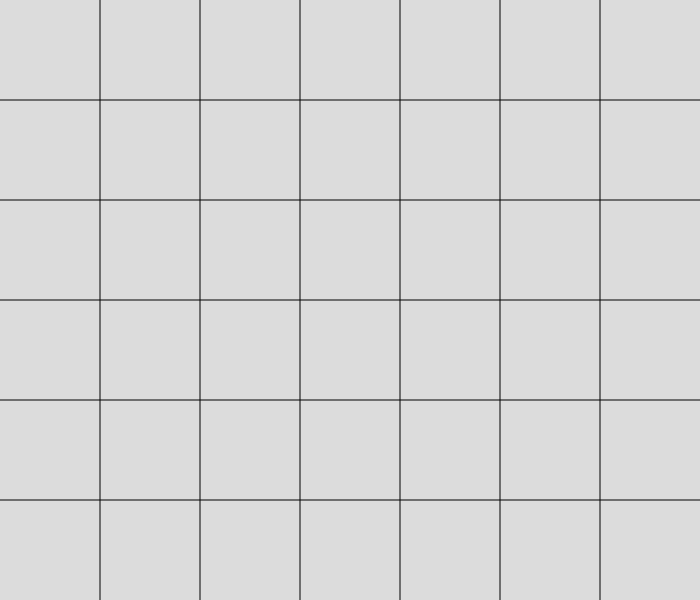
Frame 1 (no input)
Frame 60 (no input): identical to frame 1, image omitted
Frame 120 (the mouse pressed at the canvas centre since frame 60): identical to frame 1, image omitted

The p5.js sketch that drew this single still picture (run headless with seeded random() and noise() and a simulated clock; from frame 60 on, the mouse is pressed at the canvas centre):

// p5.js sketch
// ── sketch.js
let board = [];
let player = 1;

for (let i = 0; i < 6; i++) {
  board.push([0, 0, 0, 0, 0, 0]);
}

function setup() {
  //virker det
  createCanvas(700, 600);
}

function draw() {
  background(220);
  //Spillepladen
  line(width / 7, 0, width / 7, height);
  line((width * 2) / 7, 0, (width * 2) / 7, height);
  line((width * 3) / 7, 0, (width * 3) / 7, height);
  line((width * 4) / 7, 0, (width * 4) / 7, height);
  line((width * 5) / 7, 0, (width * 5) / 7, height);
  line((width * 6) / 7, 0, (width * 6) / 7, height);

  line(0, height / 6, width, height / 6);
  line(0, (height * 2) / 6, width, (height * 2) / 6);
  line(0, (height * 3) / 6, width, (height * 3) / 6);
  line(0, (height * 4) / 6, width, (height * 4) / 6);
  line(0, (height * 5) / 6, width, (height * 5) / 6);
}

function mouseClicked() {
  for (let i = 0; i < 7; i++) {
    if (mouseX > 0 + (width / 7) * i && mouseX < width / 7 + (width / 7) * i) {
      console.log(i);
      if (board[i][0] == 0) {
        console.log("hej");
        for (let j = 0; j < 6; j++) {
          if (board[i][j] != 0) {
            board[i][j - 1] = player;
            break;
          } else if (j == 5) {
            board[i][j] = player;
          }
        }
        player = player * -1;
      }
      console.log(board);
    }
  }
}

// ── constructor.js
class WinCheck {
  constructor(board) {
    this.board = board;
    this.rows = this.board.length;
    this.cols = this.board[0].length;
  }

  checkWin(board) {
    this.board = board;
    // 7x6
    //check horizontal
    for (let i = 0; i < this.rows; i++) {
      for (let j = 0; j < this.cols; j++) {
        const current = this.board[i][j];

        if (current == 0) continue;

        if (
          j + 3 < this.cols &&
          this.board[i][j + 1] == current &&
          this.board[i][j + 2] == current &&
          this.board[i][j + 3] == current
        ) {
          return current;
        }
        //check vertical
        if (
          i + 3 < this.rows &&
          this.board[i + 1][j] == current &&
          this.board[i + 2][j] == current &&
          this.board[i + 3][j] == current
        ) {
          return current;
        }
        // Check diagonal down-right
        if (
          i + 3 < this.rows &&
          j + 3 < this.cols &&
          this.board[i + 1][j + 1] === current &&
          this.board[i + 2][j + 2] === current &&
          this.board[i + 3][j + 3] === current
        ) {
          return current;
        }

        // Check diagonal down-left
        if (
          i + 3 < this.rows &&
          j - 3 >= 0 &&
          this.board[i + 1][j - 1] === current &&
          this.board[i + 2][j - 2] === current &&
          this.board[i + 3][j - 3] === current
        ) {
          return current;
        }
      }
    }
    return 0;
  }

  checkDraw(board) {
    this.board = board;
    //check horizontal
    for (let i = 0; i < this.rows; i++) {
      //check vertical
      for (let j = 0; j < this.cols; j++) {
        if (this.board[i][j] == 0) {
          return false;
        }
      }
    }
    return true;
  }
}
